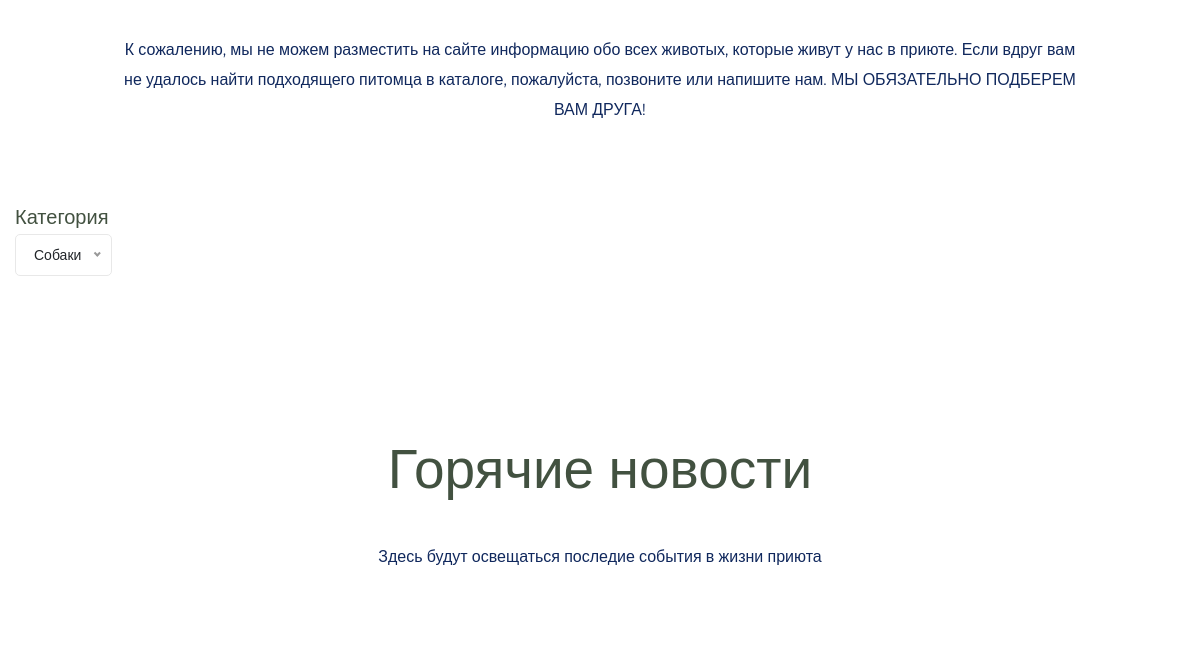
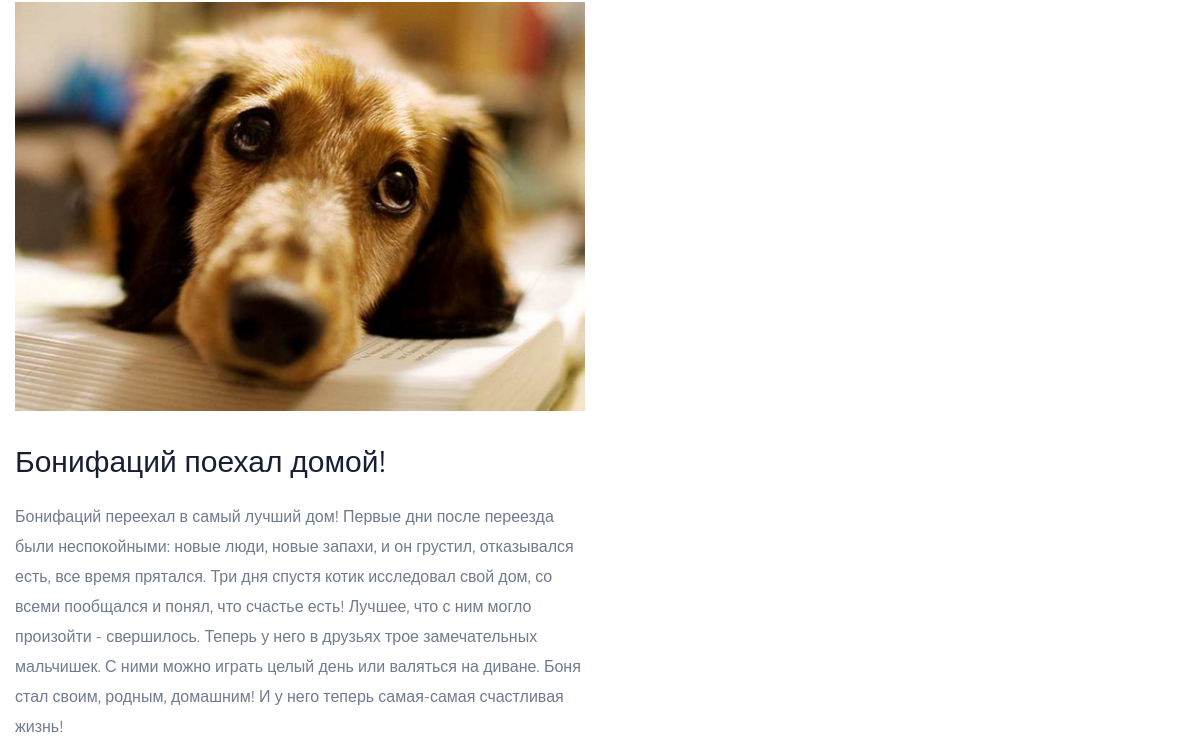
The app's page / (middle part), older data (2 pictures, top to bottom).
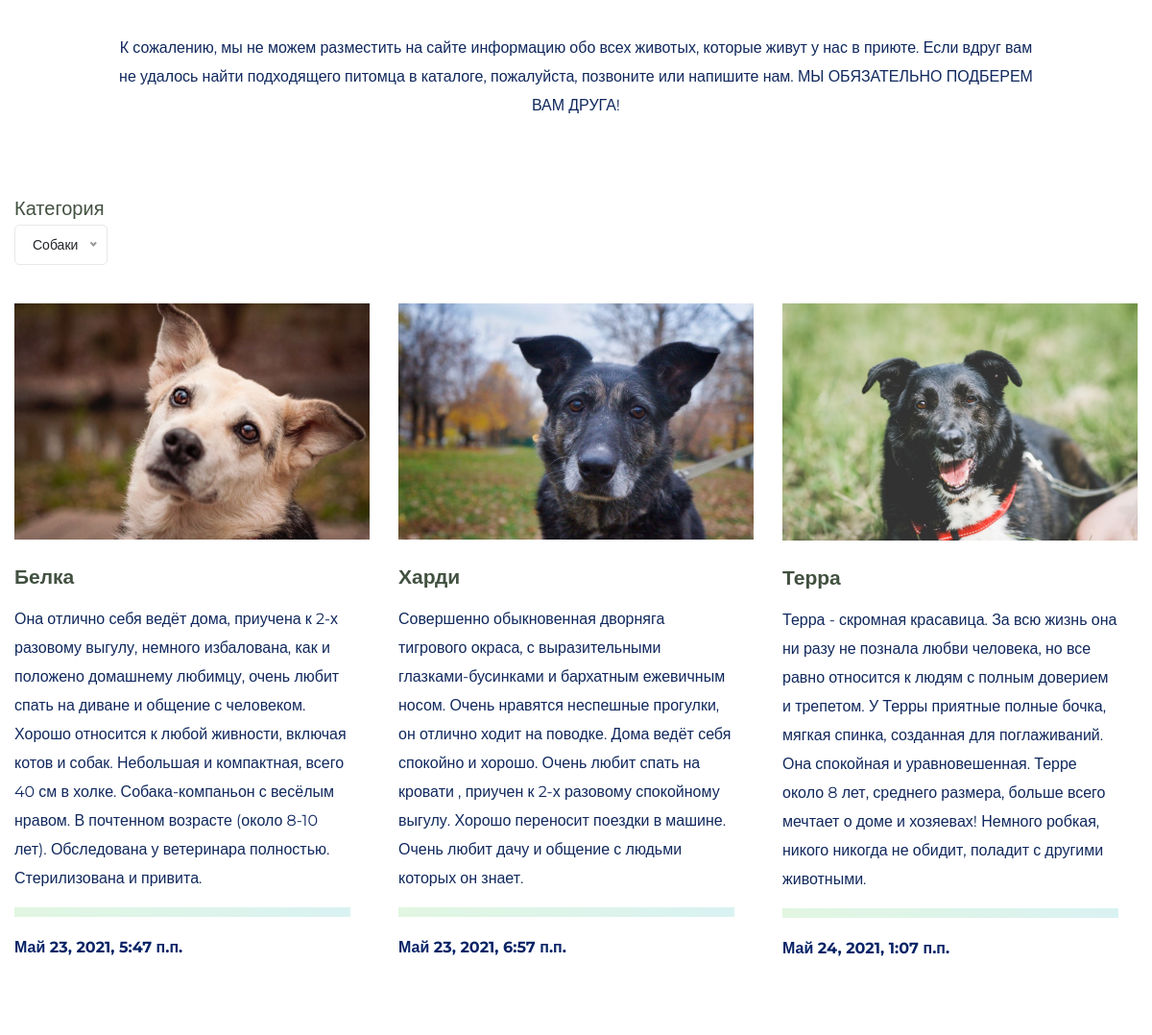
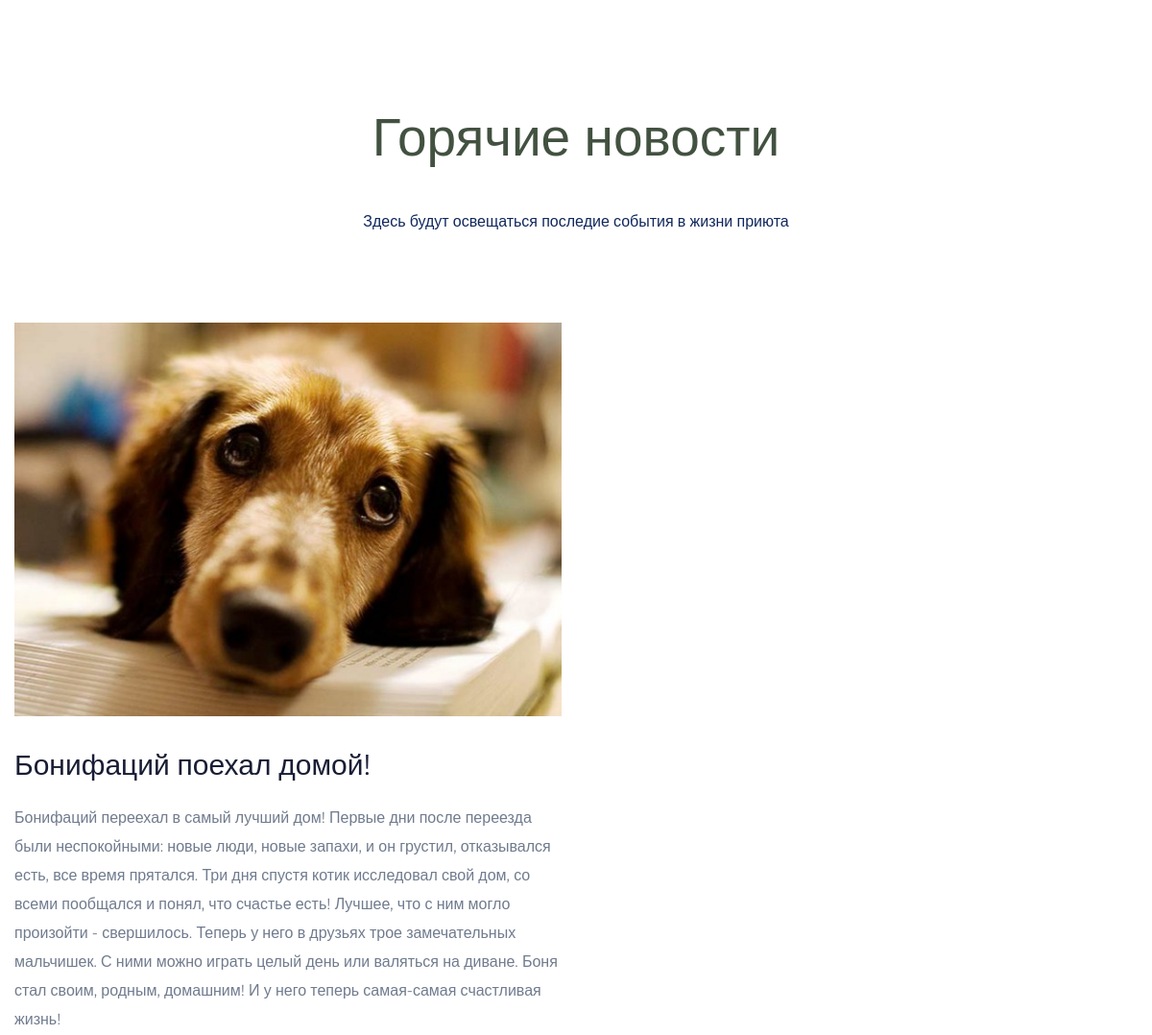
The same page, newer data (2 pictures, top to bottom).
### core/models.py (models this page shows, shortened)
class News(models.Model):
    title = models.CharField(
        max_length=256,
        null=False,
        blank=False
    )
    description = models.TextField(
        null=False
    )
    thumb_image = models.ImageField(
        upload_to='images/news/thumb/'
    )
    image = models.ImageField(
        upload_to='images/news/'
    )
    created_at = models.DateTimeField(
        auto_created=True
    )

class Pet(models.Model):
    name = models.CharField(
        max_length=256,
        null=False,
        blank=False
    )
    pet_type = models.ForeignKey(
        'PetType',
        on_delete=models.CASCADE,
        null=True
    )
    description = models.TextField(
        null=False
    )
    image = models.ImageField(
        upload_to='images/news/'
    )
    created_at = models.DateTimeField(
        auto_created=True
    )

### core/views.py (the view)
# urls.py: path('', views.MainView.as_view()),
class MainView(View):
    def get(self, request):
        current_pet_type = request.GET.get('pet', 'Собаки')
        news = models.News.objects.all()
        pet_types = models.PetType.objects.filter(~Q(title=current_pet_type))
        news = Paginator(news, 2)
        pets = models.Pet.objects.filter(pet_type__title=current_pet_type)
        pets = pets[:3]
        return render(request, 'core/index.html',
        {
            'news': news.page(1),
            'pets': pets,
            'pet_types': pet_types,
            'current_pet_type': current_pet_type
        })

### core/models.py (called while the page is built)
    def __str__(self):
        return self.title

### core/templates/core/index.html (shortened to what the changed rows need)
{% load static %}
<!doctype html>
<html class="no-js" lang="zxx">
<head>
    <link rel="stylesheet" href="{% static 'assets/css/bootstrap.min.css' %}">
    <link rel="stylesheet" href="{% static 'assets/css/owl.carousel.min.css' %}">
    <link rel="stylesheet" href="{% static 'assets/css/slicknav.css' %}">
    <link rel="stylesheet" href="{% static 'assets/css/flaticon.css' %}">
    <link rel="stylesheet" href="{% static 'assets/css/progressbar_barfiller.css' %}">
    <link rel="stylesheet" href="{% static 'assets/css/gijgo.css' %}">
    <link rel="stylesheet" href="{% static 'assets/css/animate.min.css' %}">
    <link rel="stylesheet" href="{% static 'assets/css/animated-headline.css' %}">
    <link rel="stylesheet" href="{% static 'assets/css/magnific-popup.css' %}">
    <link rel="stylesheet" href="{% static 'assets/css/fontawesome-all.min.css' %}">
    <link rel="stylesheet" href="{% static 'assets/css/themify-icons.css' %}">
    <link rel="stylesheet" href="{% static 'assets/css/slick.css' %}">
    <link rel="stylesheet" href="{% static 'assets/css/nice-select.css' %}">
    <link rel="stylesheet" href="{% static 'assets/css/style.css' %}">
</head>
<body>
    <main>
        <div class="our-cases-area section-padding30">
            <div class="container">
                <div class='row mb-40'>
                    <div class="col-xl-10 col-lg-10 ">
                        <h2>Категория</h2>
                    </div>
                </div>
                <div class="row">
                    {% for pet in pets %}
                    <div class="col-lg-4 col-md-6 col-sm-6 собаки">
                        <div class="single-cases mb-40">
                            <div class="cases-img">
                                <img src="{{pet.image.url}}" alt="">
                            </div>
                            <div class="cases-caption">
                                <h3><a href="#">{{pet.name}}</a></h3>
                                <p>{{pet.description}}</p>
                                <div class="single-skill mb-15">
                                    <div class="bar-progress">
                                        <div id="bar1" class="barfiller">
                                        </div>
                                    </div>
                                </div>
                                <div class="prices">
                                    <p><span>{{pet.created_at}}</span></p>
                                </div>
                            </div>
                        </div>
                    </div>
                    {% endfor %}
                </div>
            </div>
        </div>
        <section class="home-blog-area pb-padding">
            <div class="container">
                <div class="row justify-content-center">
                    <div class="col-xl-8 col-lg-9 col-md-11">
                        <div class="section-tittle text-center mb-90">
                            <h2>Горячие новости</h2>
                        </div>
                    </div>
                </div>
                {% for post in news %}
                <div class="row">
                    <div class="col-xl-6 col-lg-6 col-md-6">
                        <div class="home-blog-single mb-30">
                            <div class="blog-img-cap">
                                <div class="blog-img">
                                    <img src="{{post.thumb_image.url}}" alt="">
                                </div>
                                <div class="blog-cap">
                                    <h3><a href="/news/{{post.id}}/">{{post.title}}</a></h3>
                                    <p>{{post.description}}</p>
                                </div>
                            </div>
                        </div>
                    </div>
                </div>
                {% endfor %}
            </div>
        </section>
    </main>
</body>
</html>

Row changes from the older to the newer data that the page shows:
now on this page (row edited): Pet: image (picture), name "Белка", description "Она отлично себя ведёт дома, приучена к 2-х разовому выгулу, немного избалована, как и положено домашнему любимцу, очень любит спать на диване и общение с человеком. Хорошо относится к любой живности, включая котов и собак. Небольшая и компактная, всего 40 см в холке. Собака-компаньон с весёлым нравом. В почтенном возрасте (около 8-10 лет). Обследована у ветеринара полностью. Стерилизована и привита.", created_at "Май 23, 2021, 5:47 п.п."
now on this page (row edited): Pet: image (picture), name "Харди", description "Совершенно обыкновенная дворняга тигрового окраса, с выразительными глазками-бусинками и бархатным ежевичным носом. Очень нравятся неспешные прогулки, он отлично ходит на поводке. Дома ведёт себя спокойно и хорошо. Очень любит спать на кровати , приучен к 2-х разовому спокойному выгулу. Хорошо переносит поездки в машине. Очень любит дачу и общение с людьми которых он знает.", created_at "Май 23, 2021, 6:57 п.п."
now on this page (row edited): Pet: image (picture), name "Терра", description "Терра - скромная красавица. За всю жизнь она ни разу не познала любви человека, но все равно относится к людям с полным доверием и трепетом. У Терры приятные полные бочка, мягкая спинка, созданная для поглаживаний. Она спокойная и уравновешенная. Терре около 8 лет, среднего размера, больше всего мечтает о доме и хозяевах! Немного робкая, никого никогда не обидит, поладит с другими животными.", created_at "Май 24, 2021, 1:07 п.п."
